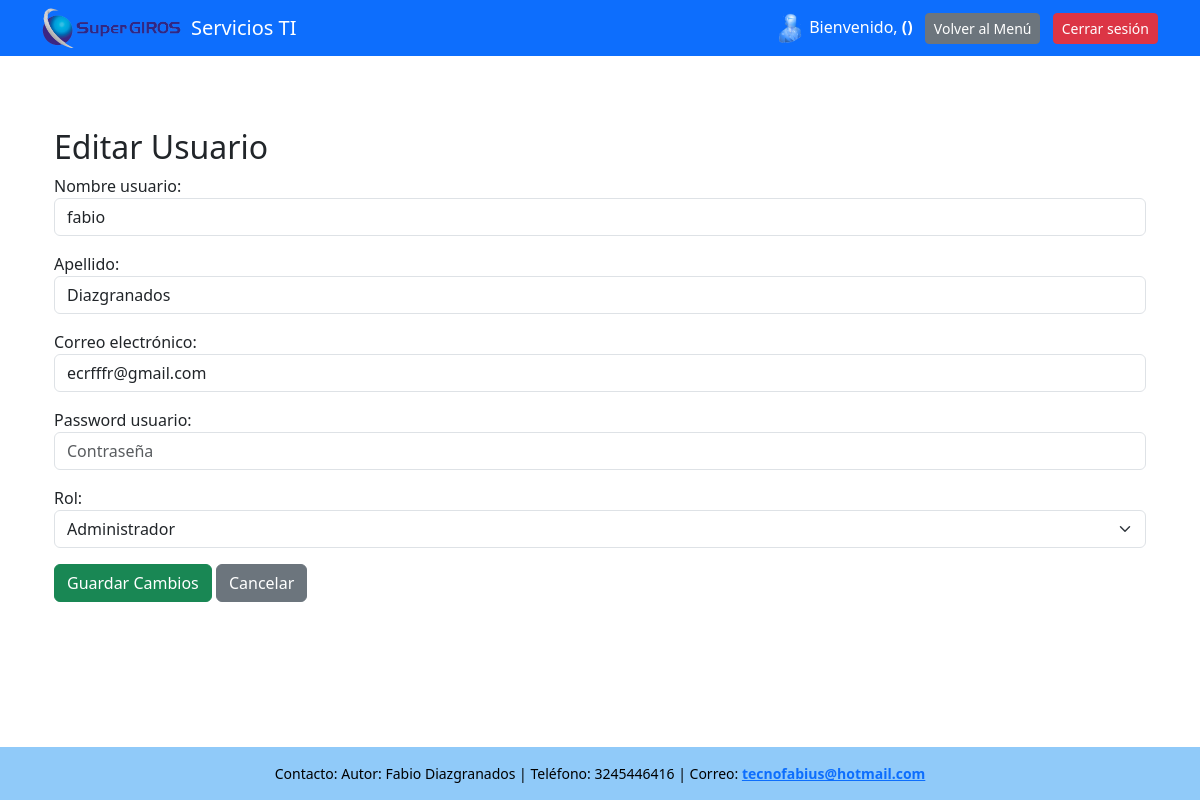
Page /usuarios/editar/43/ (signed in) on the committed database.
### servicios_ti/models.py (models this page shows, shortened)
class Usuario(models.Model):
    ROLES = [
        ('administrador', 'Administrador'),
        ('tecnico', 'Técnico'),
        ('comunicaciones', 'Comunicaciones')
    ]
    nombre_usuario= models.CharField(max_length=100)
    apellido = models.CharField(max_length=100)
    rol = models.CharField(max_length=50, choices=ROLES)
    password_usuario = models.CharField(max_length=20)
    email = models.EmailField('correo electrónico', unique=True)
    USERNAME_FIELD = 'nombre_usuario'
    REQUIRED_FIELDS = ['username', 'nombre_completo', 'rol']

### servicios_ti/views.py (the view)
# urls.py: path('usuarios/editar/<int:usuario_id>/', views.editar_usuario, name='editar_usuario'),
def editar_usuario(request, usuario_id):
    if 'usuario_id' not in request.session:
        return redirect('login')
    usuario = get_object_or_404(Usuario, id=usuario_id)
    if request.method == 'POST':
        form = UsuarioForm(request.POST, instance=usuario)
        if form.is_valid():
            form.save()
            messages.success(request, 'Usuario actualizado exitosamente.')
            return redirect('lista_usuarios')
    else:
        form = UsuarioForm(instance=usuario)
    return render(request, 'editar_usuario.html', {'form': form})

### servicios_ti/forms.py
class UsuarioForm(forms.ModelForm):
    class Meta:
        model = Usuario
        fields = ['nombre_usuario', 'apellido', 'email', 'password_usuario', 'rol']
        widgets = {
            'nombre_usuario': forms.TextInput(attrs={'class': 'form-control', 'placeholder': 'Nombre de Usuario'}),
            'apellido': forms.TextInput(attrs={'class': 'form-control', 'placeholder': 'Apellido'}),
            'email': forms.EmailInput(attrs={'class': 'form-control', 'placeholder': 'Correo electrónico'}),
            'password_usuario': forms.PasswordInput(attrs={'class': 'form-control', 'placeholder': 'Contraseña'}),
            'rol': forms.Select(attrs={'class': 'form-select'}),
        }

### servicios_ti/templates/editar_usuario.html (shortened to what this page needs)
{% extends "base.html" %}
{% block content %}
<div class="container mt-5">
    <h2>Editar Usuario</h2>
    <form method="post">
        {{ form.as_p }}
        <button type="submit" class="btn btn-success">Guardar Cambios</button>
        <a href="{% url 'lista_usuarios' %}" class="btn btn-secondary">Cancelar</a>
    </form>
</div>
{% endblock %}

### servicios_ti/templates/base.html (style rules this page uses)
html, body { height: 100%; margin: 0; }

### rows in the picture
Usuario: nombre_usuario "fabio", apellido "Diazgranados", email "ecrfffr@gmail.com", rol "Administrador"
